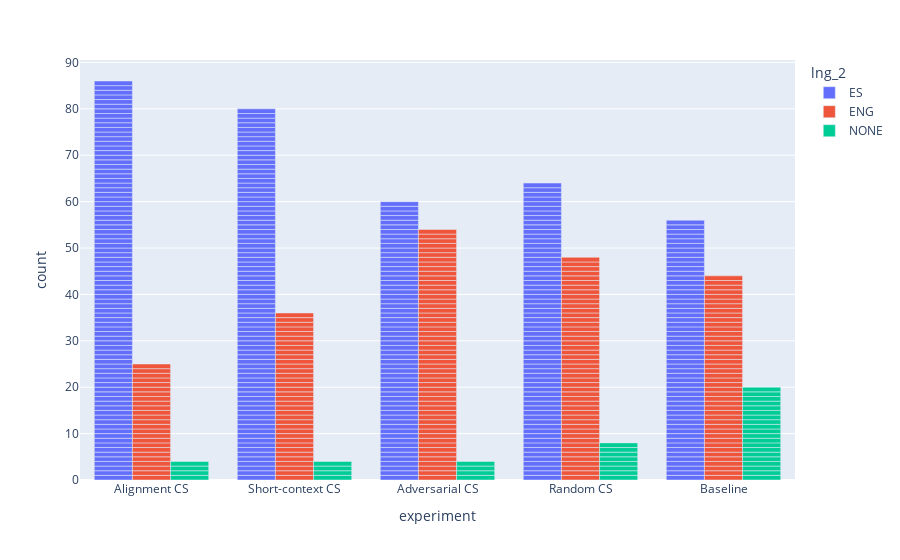
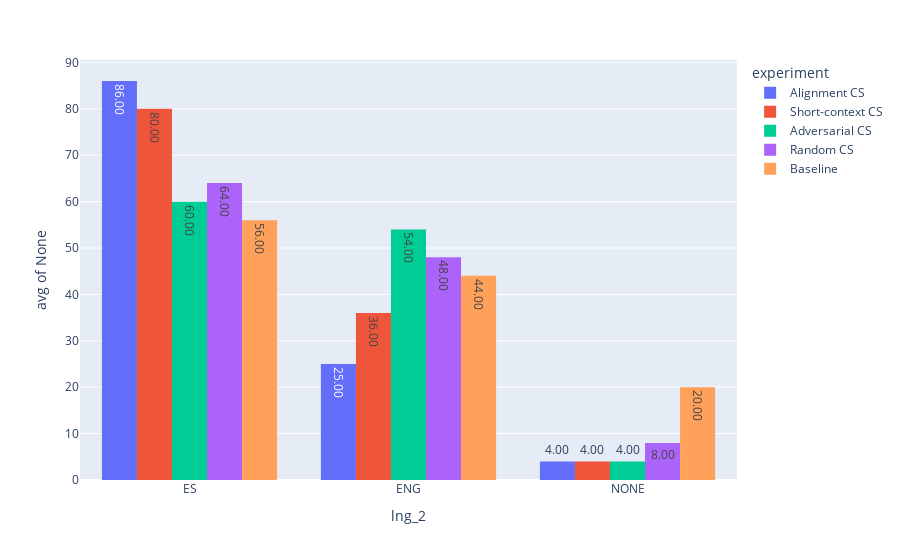

These figures' notebook cell, in order:
### Code cell
px.bar(df_copy,
             x='experiment',
             color='lng_2',
#                y='Q_enjoy',
               barmode="group"
            ).show()

px.histogram(df_copy,
             x='lng_2',
#              y='Q_enjoy',
             color='experiment',
             text_auto='.2f',
             histfunc='avg',
             barmode="group",
            ).show()
# px.bar(df_copy,
#              x='experiment',
#              color='lng_2',
#                barmode="group"
#             ).show()

### Figure 1 — Plotly figure (JSON) as saved in the notebook; plotly's stock layout.template omitted (floating-point values rounded to 4 significant figures; data arrays with more than 128 entries replaced by an {"elided": "..."} marker saying what was removed)
{"data": [{"alignmentgroup": "True", "hovertemplate": "lng_2=ES<br>experiment=%{x}<br>count=%{y}<extra></extra>", "legendgroup": "ES", "marker": {"color": "#636efa", "pattern": {"shape": ""}}, "name": "ES", "offsetgroup": "ES", "orientation": "v", "showlegend": true, "textposition": "auto", "type": "bar", "x": {"elided": "346 str values"}, "xaxis": "x", "y": {"elided": "346 int values"}, "yaxis": "y"}, {"alignmentgroup": "True", "hovertemplate": "lng_2=ENG<br>experiment=%{x}<br>count=%{y}<extra></extra>", "legendgroup": "ENG", "marker": {"color": "#EF553B", "pattern": {"shape": ""}}, "name": "ENG", "offsetgroup": "ENG", "orientation": "v", "showlegend": true, "textposition": "auto", "type": "bar", "x": {"elided": "207 str values"}, "xaxis": "x", "y": {"elided": "207 int values"}, "yaxis": "y"}, {"alignmentgroup": "True", "hovertemplate": "lng_2=NONE<br>experiment=%{x}<br>count=%{y}<extra></extra>", "legendgroup": "NONE", "marker": {"color": "#00cc96", "pattern": {"shape": ""}}, "name": "NONE", "offsetgroup": "NONE", "orientation": "v", "showlegend": true, "textposition": "auto", "type": "bar", "x": ["Short-context CS", "Short-context CS", "Short-context CS", "Short-context CS", "Baseline", "Baseline", "Baseline", "Baseline", "Alignment CS", "Alignment CS", "Alignment CS", "Alignment CS", "Adversarial CS", "Adversarial CS", "Adversarial CS", "Adversarial CS", "Baseline", "Baseline", "Baseline", "Baseline", "Baseline", "Baseline", "Baseline", "Baseline", "Baseline", "Baseline", "Baseline", "Baseline", "Random CS", "Random CS", "Random CS", "Random CS", "Baseline", "Baseline", "Baseline", "Baseline", "Random CS", "Random CS", "Random CS", "Random CS"], "xaxis": "x", "y": [1, 1, 1, 1, 1, 1, 1, 1, 1, 1, 1, 1, 1, 1, 1, 1, 1, 1, 1, 1, 1, 1, 1, 1, 1, 1, 1, 1, 1, 1, 1, 1, 1, 1, 1, 1, 1, 1, 1, 1], "yaxis": "y"}], "layout": {"barmode": "group", "legend": {"title": {"text": "lng_2"}, "tracegroupgap": 0}, "margin": {"t": 60}, "xaxis": {"anchor": "y", "domain": [0, 1], "title": {"text": "experiment"}}, "yaxis": {"anchor": "x", "domain": [0, 1], "title": {"text": "count"}}}}

### Figure 2 — Plotly figure (JSON) as saved in the notebook; plotly's stock layout.template omitted (floating-point values rounded to 4 significant figures)
{"data": [{"alignmentgroup": "True", "bingroup": "x", "histfunc": "avg", "hovertemplate": "experiment=Alignment CS<br>lng_2=%{x}<br>avg of None=%{y}<extra></extra>", "legendgroup": "Alignment CS", "marker": {"color": "#636efa", "pattern": {"shape": ""}}, "name": "Alignment CS", "offsetgroup": "Alignment CS", "orientation": "v", "showlegend": true, "texttemplate": "%{value:.2f}", "type": "histogram", "x": ["ES", "ES", "ES", "ES", "ES", "ES", "ES", "ES", "ES", "ES", "ES", "ES", "ES", "ES", "ES", "ES", "ES", "ES", "ES", "ES", "ES", "ES", "ES", "ES", "ES", "ES", "ENG", "ENG", "ENG", "ENG", "ENG", "ENG", "ENG", "ENG", "ES", "ES", "ES", "ES", "ENG", "ENG", "ENG", "ES", "ES", "ES", "ES", "NONE", "NONE", "NONE", "NONE", "ES", "ES", "ES", "ES", "ES", "ES", "ES", "ES", "ES", "ES", "ES", "ES", "ES", "ES", "ES", "ES", "ES", "ES", "ES", "ES", "ES", "ES", "ES", "ES", "ES", "ES", "ES", "ES", "ES", "ES", "ES", "ES", "ENG", "ENG", "ENG", "ENG", "ES", "ES", "ES", "ES", "ES", "ES", "ES", "ES", "ES", "ES", "ES", "ES", "ES", "ES", "ES", "ES", "ENG", "ENG", "ENG", "ENG", "ENG", "ENG", "ENG", "ENG", "ENG", "ENG", "ES", "ES", "ES", "ES"], "xaxis": "x", "yaxis": "y"}, {"alignmentgroup": "True", "bingroup": "x", "histfunc": "avg", "hovertemplate": "experiment=Short-context CS<br>lng_2=%{x}<br>avg of None=%{y}<extra></extra>", "legendgroup": "Short-context CS", "marker": {"color": "#EF553B", "pattern": {"shape": ""}}, "name": "Short-context CS", "offsetgroup": "Short-context CS", "orientation": "v", "showlegend": true, "texttemplate": "%{value:.2f}", "type": "histogram", "x": ["ES", "ES", "ES", "ES", "ES", "ES", "ES", "ES", "ES", "ES", "ES", "ES", "ES", "ES", "ES", "ES", "ENG", "ENG", "ENG", "ENG", "ES", "ES", "ES", "ES", "NONE", "NONE", "NONE", "NONE", "ES", "ES", "ES", "ES", "ENG", "ENG", "ENG", "ENG", "ES", "ES", "ES", "ES", "ES", "ES", "ES", "ES", "ES", "ES", "ES", "ES", "ES", "ES", "ES", "ES", "ES", "ES", "ES", "ES", "ENG", "ENG", "ENG", "ENG", "ENG", "ENG", "ENG", "ENG", "ES", "ES", "ES", "ES", "ES", "ES", "ES", "ES", "ES", "ES", "ES", "ES", "ENG", "ENG", "ENG", "ENG", "ES", "ES", "ES", "ES", "ENG", "ENG", "ENG", "ENG", "ES", "ES", "ES", "ES", "ENG", "ENG", "ENG", "ENG", "ES", "ES", "ES", "ES", "ES", "ES", "ES", "ES", "ENG", "ENG", "ENG", "ENG", "ES", "ES", "ES", "ES", "ENG", "ENG", "ENG", "ENG", "ES", "ES", "ES", "ES"], "xaxis": "x", "yaxis": "y"}, {"alignmentgroup": "True", "bingroup": "x", "histfunc": "avg", "hovertemplate": "experiment=Adversarial CS<br>lng_2=%{x}<br>avg of None=%{y}<extra></extra>", "legendgroup": "Adversarial CS", "marker": {"color": "#00cc96", "pattern": {"shape": ""}}, "name": "Adversarial CS", "offsetgroup": "Adversarial CS", "orientation": "v", "showlegend": true, "texttemplate": "%{value:.2f}", "type": "histogram", "x": ["ES", "ES", "ES", "ES", "ES", "ES", "ES", "ES", "ES", "ES", "ES", "ES", "ES", "ES", "ES", "ES", "ENG", "ENG", "ENG", "ENG", "ES", "ES", "ES", "ES", "ENG", "ENG", "ENG", "ENG", "ENG", "ENG", "ENG", "ENG", "ENG", "ENG", "ENG", "ENG", "ES", "ES", "ES", "ES", "ES", "ES", "ES", "ES", "ES", "ES", "ES", "ES", "ENG", "ENG", "ENG", "NONE", "NONE", "NONE", "NONE", "ES", "ES", "ES", "ES", "ENG", "ENG", "ENG", "ENG", "ENG", "ENG", "ENG", "ENG", "ENG", "ENG", "ENG", "ES", "ES", "ES", "ES", "ENG", "ENG", "ENG", "ENG", "ES", "ES", "ES", "ES", "ES", "ES", "ES", "ES", "ES", "ES", "ES", "ES", "ENG", "ENG", "ENG", "ENG", "ES", "ES", "ES", "ES", "ES", "ES", "ES", "ES", "ENG", "ENG", "ENG", "ENG", "ENG", "ENG", "ENG", "ENG", "ENG", "ENG", "ENG", "ENG", "ENG", "ENG", "ENG", "ENG"], "xaxis": "x", "yaxis": "y"}, {"alignmentgroup": "True", "bingroup": "x", "histfunc": "avg", "hovertemplate": "experiment=Random CS<br>lng_2=%{x}<br>avg of None=%{y}<extra></extra>", "legendgroup": "Random CS", "marker": {"color": "#ab63fa", "pattern": {"shape": ""}}, "name": "Random CS", "offsetgroup": "Random CS", "orientation": "v", "showlegend": true, "texttemplate": "%{value:.2f}", "type": "histogram", "x": ["ES", "ES", "ES", "ES", "ES", "ES", "ES", "ES", "ENG", "ENG", "ENG", "ENG", "ES", "ES", "ES", "ES", "ENG", "ENG", "ENG", "ENG", "ES", "ES", "ES", "ES", "ES", "ES", "ES", "ES", "ENG", "ENG", "ENG", "ENG", "ES", "ES", "ES", "ES", "ES", "ES", "ES", "ES", "ES", "ES", "ES", "ES", "ENG", "ENG", "ENG", "ENG", "ES", "ES", "ES", "ES", "ES", "ES", "ES", "ES", "ES", "ES", "ES", "ES", "ENG", "ENG", "ENG", "ENG", "ENG", "ENG", "ENG", "ENG", "NONE", "NONE", "NONE", "NONE", "ES", "ES", "ES", "ES", "ENG", "ENG", "ENG", "ENG", "ENG", "ENG", "ENG", "ENG", "ES", "ES", "ES", "ES", "NONE", "NONE", "NONE", "NONE", "ENG", "ENG", "ENG", "ENG", "ES", "ES", "ES", "ES", "ENG", "ENG", "ENG", "ENG", "ENG", "ENG", "ENG", "ENG", "ES", "ES", "ES", "ES", "ES", "ES", "ES", "ES", "ENG", "ENG", "ENG", "ENG"], "xaxis": "x", "yaxis": "y"}, {"alignmentgroup": "True", "bingroup": "x", "histfunc": "avg", "hovertemplate": "experiment=Baseline<br>lng_2=%{x}<br>avg of None=%{y}<extra></extra>", "legendgroup": "Baseline", "marker": {"color": "#FFA15A", "pattern": {"shape": ""}}, "name": "Baseline", "offsetgroup": "Baseline", "orientation": "v", "showlegend": true, "texttemplate": "%{value:.2f}", "type": "histogram", "x": ["ENG", "ENG", "ENG", "ENG", "ES", "ES", "ES", "ES", "ES", "ES", "ES", "ES", "ES", "ES", "ES", "ES", "ES", "ES", "ES", "ES", "ENG", "ENG", "ENG", "ENG", "ES", "ES", "ES", "ES", "ES", "ES", "ES", "ES", "NONE", "NONE", "NONE", "NONE", "ENG", "ENG", "ENG", "ENG", "ENG", "ENG", "ENG", "ENG", "ENG", "ENG", "ENG", "ENG", "ES", "ES", "ES", "ES", "ES", "ES", "ES", "ES", "NONE", "NONE", "NONE", "NONE", "ES", "ES", "ES", "ES", "NONE", "NONE", "NONE", "NONE", "ES", "ES", "ES", "ES", "ES", "ES", "ES", "ES", "ENG", "ENG", "ENG", "ENG", "ES", "ES", "ES", "ES", "NONE", "NONE", "NONE", "NONE", "NONE", "NONE", "NONE", "NONE", "ES", "ES", "ES", "ES", "ENG", "ENG", "ENG", "ENG", "ENG", "ENG", "ENG", "ENG", "ES", "ES", "ES", "ES", "ENG", "ENG", "ENG", "ENG", "ENG", "ENG", "ENG", "ENG", "ENG", "ENG", "ENG", "ENG"], "xaxis": "x", "yaxis": "y"}], "layout": {"barmode": "group", "legend": {"title": {"text": "experiment"}, "tracegroupgap": 0}, "margin": {"t": 60}, "xaxis": {"anchor": "y", "domain": [0, 1], "title": {"text": "lng_2"}}, "yaxis": {"anchor": "x", "domain": [0, 1], "title": {"text": "avg of None"}}}}
